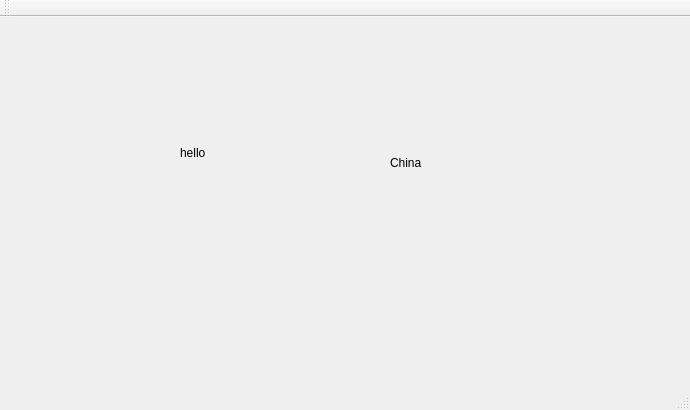
<?xml version="1.0" encoding="UTF-8"?>
<ui version="4.0">
 <class>MainWindow</class>
 <widget class="QMainWindow" name="MainWindow">
  <property name="geometry">
   <rect>
    <x>0</x>
    <y>0</y>
    <width>690</width>
    <height>410</height>
   </rect>
  </property>
  <property name="windowTitle">
   <string>MainWindow</string>
  </property>
  <widget class="QWidget" name="centralWidget">
   <widget class="QLabel" name="label">
    <property name="geometry">
     <rect>
      <x>180</x>
      <y>130</y>
      <width>54</width>
      <height>12</height>
     </rect>
    </property>
    <property name="text">
     <string>hello</string>
    </property>
   </widget>
   <widget class="QLabel" name="label_2">
    <property name="geometry">
     <rect>
      <x>390</x>
      <y>140</y>
      <width>54</width>
      <height>12</height>
     </rect>
    </property>
    <property name="text">
     <string>China</string>
    </property>
   </widget>
  </widget>
  <widget class="QMenuBar" name="menuBar">
   <property name="geometry">
    <rect>
     <x>0</x>
     <y>0</y>
     <width>690</width>
     <height>22</height>
    </rect>
   </property>
  </widget>
  <widget class="QToolBar" name="mainToolBar">
   <attribute name="toolBarArea">
    <enum>TopToolBarArea</enum>
   </attribute>
   <attribute name="toolBarBreak">
    <bool>false</bool>
   </attribute>
  </widget>
  <widget class="QStatusBar" name="statusBar"/>
 </widget>
 <layoutdefault spacing="6" margin="11"/>
 <resources/>
 <connections/>
</ui>
